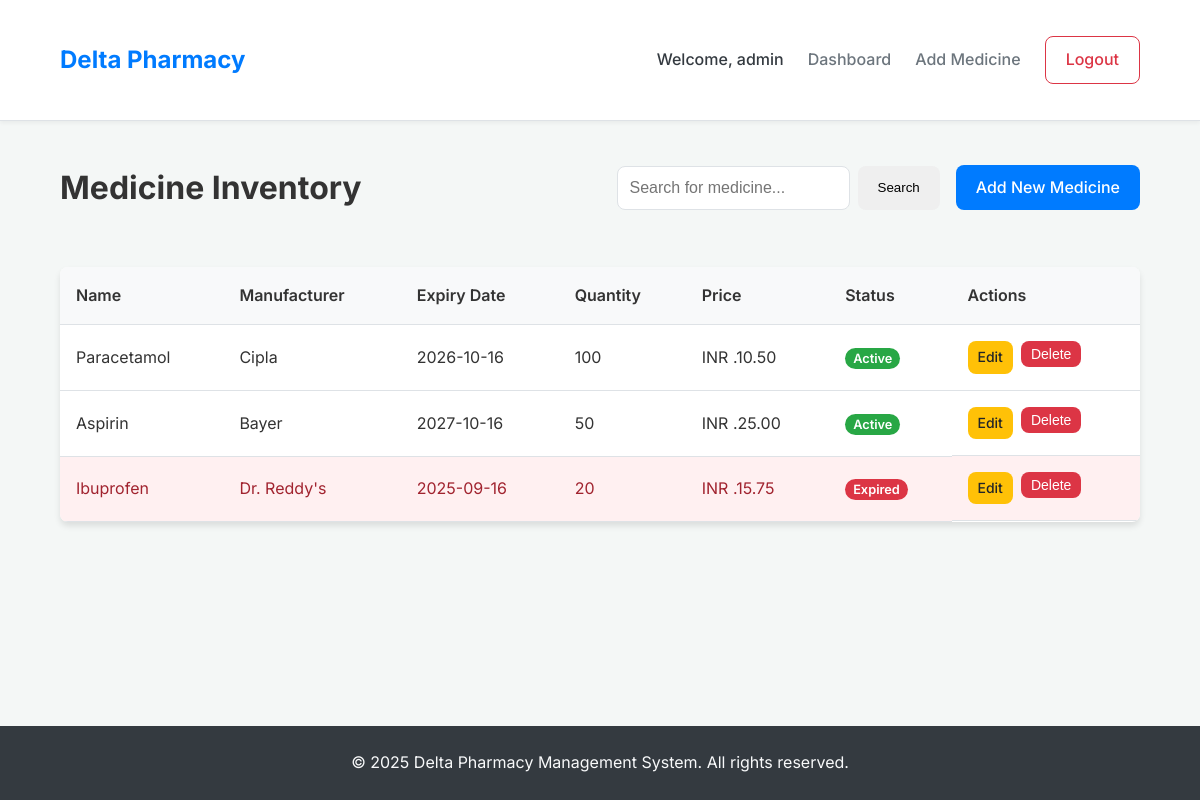
The page /dashboard (signed in) on the database its author committed.
### app.py (models this page shows)
class Medicine(db.Model):
    id = db.Column(db.Integer, primary_key=True)
    name = db.Column(db.String(100), nullable=False)
    manufacturer = db.Column(db.String(100), nullable=False)
    expiry_date = db.Column(db.Date, nullable=False)
    quantity = db.Column(db.Integer, nullable=False)
    price = db.Column(db.Float, nullable=False)
    added_by = db.Column(db.Integer, db.ForeignKey('user.id'), nullable=False)
    @property
    def is_expired(self):
        return self.expiry_date < datetime.now().date()

### app.py (the view)
@app.route('/dashboard')
def index():
    if 'user_id' not in session:
        return redirect(url_for('login'))
    search_query = request.args.get('search', '')
    if search_query:
        medicines = Medicine.query.filter(Medicine.name.ilike(f'%{search_query}%')).all()
    else:
        medicines = Medicine.query.all()
    return render_template('index.html', medicines=medicines, search_query=search_query)

### templates/index.html
{% extends 'base.html' %}
{% block content %}
<div class="dashboard-header">
    <h1>Medicine Inventory</h1>
    <div class="dashboard-actions">
        <form method="GET" action="{{ url_for('index') }}" class="search-form">
            <input type="text" name="search" placeholder="Search for medicine..." class="form-control" value="{{ search_query }}">
            <button type="submit" class="btn">Search</button>
        </form>
        <a href="{{ url_for('add_medicine') }}" class="btn btn-primary">Add New Medicine</a>
    </div>
</div>
<div class="table-container">
    <table class="medicine-table">
        <thead>
            <tr>
                <th>Name</th>
                <th>Manufacturer</th>
                <th>Expiry Date</th>
                <th>Quantity</th>
                <th>Price</th>
                <th>Status</th>
                <th>Actions</th>
            </tr>
        </thead>
        <tbody>
            {% for medicine in medicines %}
            <tr class="{{ 'expired-row' if medicine.is_expired }}">
                <td>{{ medicine.name }}</td>
                <td>{{ medicine.manufacturer }}</td>
                <td>{{ medicine.expiry_date.strftime('%Y-%m-%d') }}</td>
                <td>{{ medicine.quantity }}</td>
                <td>INR .{{ "%.2f"|format(medicine.price) }}</td>
                <td>
                    {% if medicine.is_expired %}
                        <span class="status-expired">Expired</span>
                    {% else %}
                        <span class="status-active">Active</span>
                    {% endif %}
                </td>
                <td class="action-buttons">
                    <a href="{{ url_for('edit_medicine', medicine_id=medicine.id) }}" class="btn btn-sm btn-edit">Edit</a>
                    <form action="{{ url_for('delete_medicine', medicine_id=medicine.id) }}" method="POST" style="display:inline;" onsubmit="return confirm('Are you sure you want to delete this medicine?');">
                        <button type="submit" class="btn btn-sm btn-danger">Delete</button>
                    </form>
                </td>
            </tr>
            {% else %}
            <tr>
                <td colspan="7" class="no-data">No medicines found in the inventory.</td>
            </tr>
            {% endfor %}
        </tbody>
    </table>
</div>
{% endblock %}

### templates/base.html (shortened to what this page needs)
<!DOCTYPE html>
<html lang="en">
<head>
    <link rel="stylesheet" href="{{ url_for('static', filename='style.css') }}">
</head>
<body>
    <nav class="navbar">
        <div class="container">
            <a href="{{ url_for('index') }}" class="navbar-brand">Delta Pharmacy</a>
            <ul class="navbar-nav">
                {% if 'user_id' in session %}
                    <li><span class="nav-user">Welcome, {{ session['username'] }}</span></li>
                    <li><a href="{{ url_for('index') }}" class="nav-link">Dashboard</a></li>
                    <li><a href="{{ url_for('add_medicine') }}" class="nav-link">Add Medicine</a></li>
                    <li><a href="{{ url_for('logout') }}" class="nav-link btn btn-logout">Logout</a></li>
                {% else %}
                    <li><a href="{{ url_for('login') }}" class="nav-link">Login</a></li>
                    <li><a href="{{ url_for('signup') }}" class="nav-link">Sign Up</a></li>
                {% endif %}
            </ul>
        </div>
    </nav>
    <main class="container">
        {% block content %}{% endblock %}
    </main>
    <footer class="footer">
        <p>&copy; 2025 Delta Pharmacy Management System. All rights reserved.</p>
    </footer>
</body>
</html>

### static/style.css (style rules this page uses)
:root { --primary-color: #007bff; --primary-hover-color: #0056b3; --secondary-color: #6c757d; --secondary-hover-color: #5a6268; --danger-color: #dc3545; --danger-hover-color: #c82333; --success-color: #28a745; --info-color: #17a2b8; --light-color: #f8f9fa; --dark-color: #343a40; --background-color: #f4f7f6; --text-color: #333; --border-color: #dee2e6; --card-bg: #ffffff; --shadow: 0 4px 6px rgba(0, 0, 0, 0.1); --border-radius: 8px; --font-family: 'Inter', sans-serif; }
body { font-family: var(--font-family); background-color: var(--background-color); color: var(--text-color); margin: 0; line-height: 1.6; display: flex; flex-direction: column; min-height: 100vh; }
.container { width: 90%; max-width: 1200px; margin: 0 auto; padding: 20px 0; }
main.container { flex-grow: 1; }
.navbar { background-color: var(--card-bg); box-shadow: 0 2px 4px rgba(0, 0, 0, 0.05); padding: 1rem 0; border-bottom: 1px solid var(--border-color); }
.navbar .container { display: flex; justify-content: space-between; align-items: center; }
.navbar-brand { font-size: 1.5rem; font-weight: 700; color: var(--primary-color); text-decoration: none; }
.navbar-nav { list-style: none; margin: 0; padding: 0; display: flex; align-items: center; gap: 1.5rem; }
.nav-link { text-decoration: none; color: var(--secondary-color); font-weight: 500; transition: color 0.3s ease; }
.nav-user { color: var(--dark-color); font-weight: 500; }
.btn { padding: 10px 20px; border: none; border-radius: var(--border-radius); cursor: pointer; font-weight: 500; text-decoration: none; display: inline-block; transition: background-color 0.3s ease, transform 0.2s ease; text-align: center; }
.btn-primary { background-color: var(--primary-color); color: white; }
.btn-danger { background-color: var(--danger-color); color: white; }
.btn-logout { background-color: transparent; border: 1px solid var(--danger-color); color: var(--danger-color); }
.btn-sm { padding: 5px 10px; font-size: 0.875rem; }
.form-control { width: 100%; padding: 12px; border: 1px solid var(--border-color); border-radius: var(--border-radius); box-sizing: border-box; font-size: 1rem; transition: border-color 0.3s ease, box-shadow 0.3s ease; }
.dashboard-header { display: flex; justify-content: space-between; align-items: center; margin-bottom: 2rem; flex-wrap: wrap; gap: 1rem; }
.dashboard-actions { display: flex; gap: 1rem; align-items: center; }
.search-form { display: flex; gap: 0.5rem; }
.table-container { background-color: var(--card-bg); border-radius: var(--border-radius); box-shadow: var(--shadow); overflow-x: auto; }
.medicine-table { width: 100%; border-collapse: collapse; }
.medicine-table th, .medicine-table td { padding: 1rem; text-align: left; border-bottom: 1px solid var(--border-color); }
.medicine-table th { background-color: var(--light-color); font-weight: 600; }
.expired-row { background-color: #fff0f1; color: #a1232f; }
.status-expired { background-color: var(--danger-color); color: white; padding: 3px 8px; border-radius: 12px; font-size: 0.8rem; font-weight: 600; }
.status-active { background-color: var(--success-color); color: white; padding: 3px 8px; border-radius: 12px; font-size: 0.8rem; font-weight: 600; }
.action-buttons { display: flex; gap: 0.5rem; }
.btn-edit { background-color: #ffc107; color: #212529; }
.footer { background-color: var(--dark-color); color: var(--light-color); text-align: center; padding: 1.5rem 0; margin-top: 2rem; }
.footer p { margin: 0; }

### rows shown on the page
Medicine: name "Paracetamol", manufacturer "Cipla", expiry_date "2026-10-16", quantity "100", price "10.50", shows "Active"
Medicine: name "Aspirin", manufacturer "Bayer", expiry_date "2027-10-16", quantity "50", price "25.00", shows "Active"
Medicine: name "Ibuprofen", manufacturer "Dr. Reddy's", expiry_date "2025-09-16", quantity "20", price "15.75", shows "Expired"

### other values the page prints
{{ session['username'] }} "admin"
